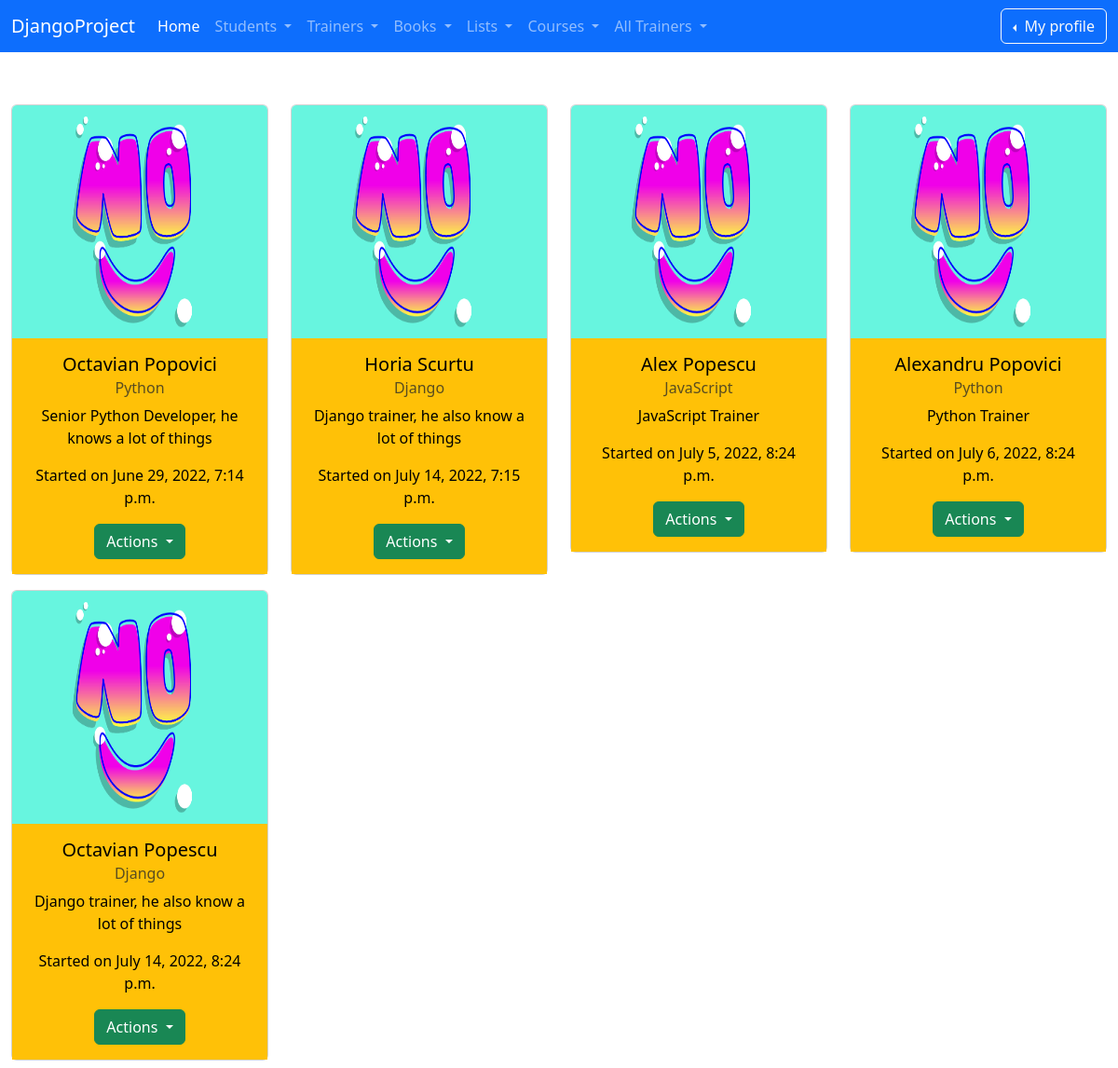
The app's page /list_of_trainers/ (signed in), older data.
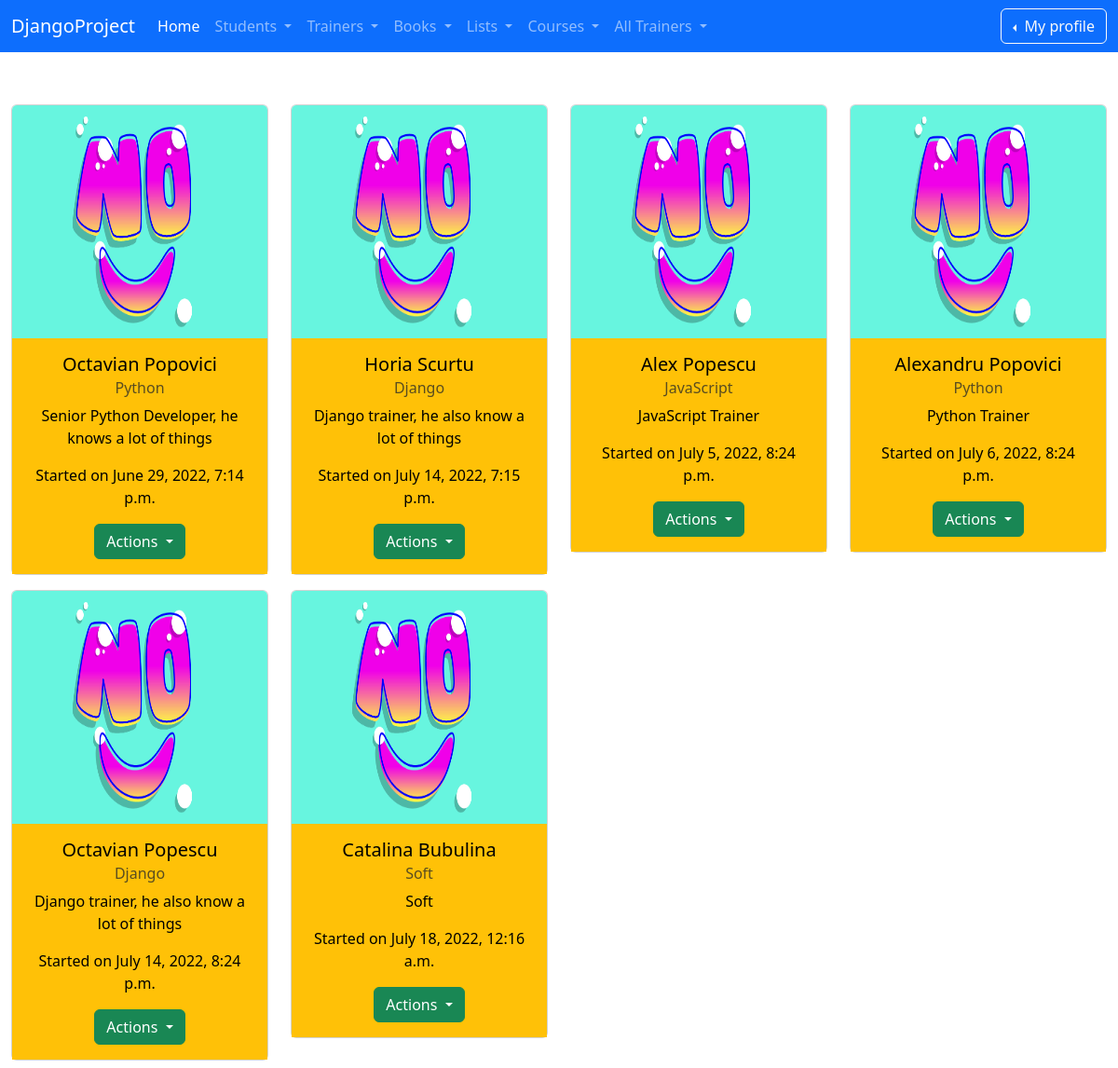
The same page, newer data.
### trainer/models.py (models this page shows)
class Trainer(models.Model):
    first_name = models.CharField(max_length=30)
    last_name = models.CharField(max_length=30)
    department = models.CharField(max_length=30)
    course = models.CharField(max_length=30)
    description = models.TextField(max_length=300)
    start_date = models.DateTimeField()
    end_date = models.DateTimeField()
    image = models.ImageField(upload_to='images/', null=True)
    active = models.BooleanField(default=True)
    created_at = models.DateTimeField(auto_now_add=True)
    updated_at = models.DateTimeField(auto_now=True)
    def __str__(self):
        return f"{self.first_name} {self.last_name}"

### trainer/views.py (the view)
# urls.py: path('list_of_trainers/', views.TrainerListView.as_view(), name='list-of-trainers'),
class TrainerListView(LoginRequiredMixin, PermissionRequiredMixin, ListView):
    template_name = 'trainer/list_of_trainers.html'
    model = Trainer
    context_object_name = 'all_trainers'
    permission_required = 'trainer.view_trainer'

### djangoProject/context_processors.py (called while the page is built)
def get_all_trainers(request):
    return {'trainers': Trainer.objects.all()}

### templates/trainer/list_of_trainers.html (shortened to what this page needs)
{% extends 'base.html' %}
{% load static %}
{% block content %}
    <br>
    <br>
    <div class="container-fluid text-center">
        <div class="row" style="display: flex">
            {% for trainer in all_trainers %}
                <div class="col-md-3 py-2">
                    <div class="card text-center">
                        {% if trainer.image %}
                            <img src="{{ trainer.image.url }}" class="card-img-top" alt="..." height="250px">
                        {% else %}
                            <img src="{% static 'static/images/meh.jpg' %}" class="card-img-top" alt="..." height="250px">
                        {% endif %}
                        <div class="card-body text-bg-warning">
                            <h5 class="card-title">{{ trainer }}</h5>
                            <h6 class="card-subtitle mb-2 text-muted">{{ trainer.course }}</h6>
                            <p class="card-text">{{ trainer.description }}</p>
                            <p class="card-text">Started on {{ trainer.start_date }}</p>
                            <div class="dropdown">
                                <button class="btn btn-success dropdown-toggle" type="button" data-bs-toggle="dropdown"
                                        aria-expanded="false">
                                    Actions
                                </button>
                            </div>
                        </div>
                    </div>
                </div>
            {% endfor %}
        </div>
    </div>
{% endblock %}

Row changes from the older to the newer data that the page shows:
added Trainer: first_name+last_name "Catalina Bubulina", course "Soft", description "Soft", start_date "July 18, 2022, 12:16 a.m."
